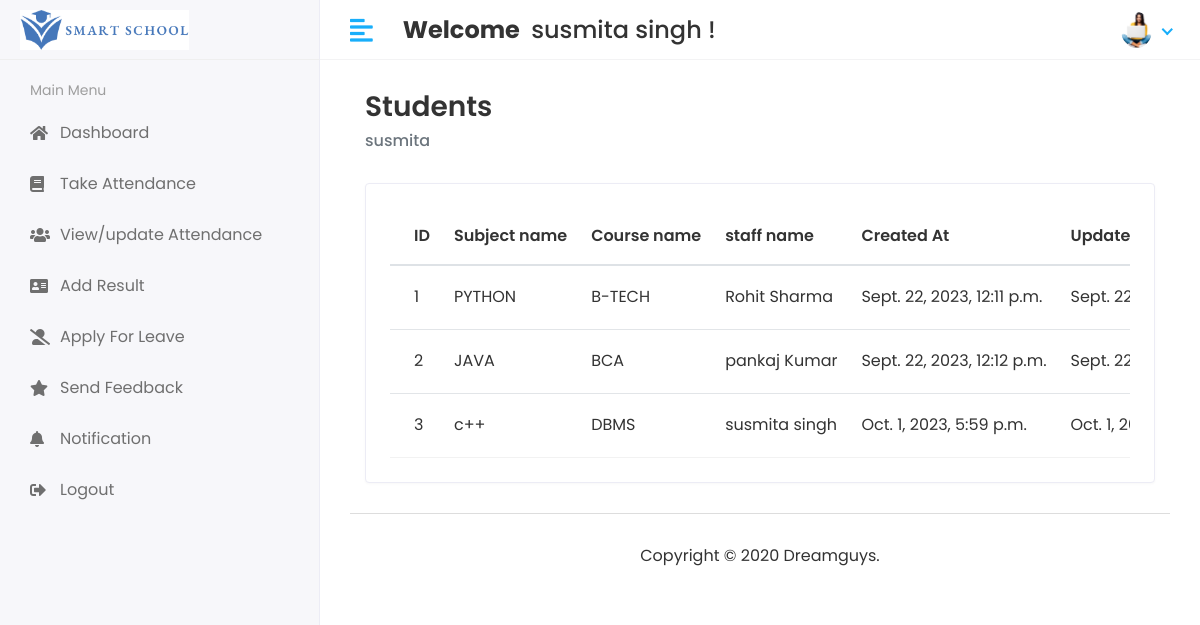
The page /view_subject (signed in) on the database its author committed.
### studentapp/models.py (models this page shows, shortened)
class CoustamUser(AbstractUser):
    User=(
        (1,'HOD'),
        (2,'STAFF'),
        (3,'STUDENT'),
    )
    user_type=models.CharField(choices=User,max_length=50,default=1)
    profile_pic=models.ImageField(upload_to='Media/profile_pic')

class Subject(models.Model):
    subject_name=models.CharField(max_length=50)
    course=models.ForeignKey(Course,on_delete=models.CASCADE,null=True)
    staff=models.ForeignKey(Staff,on_delete=models.CASCADE)
    created_at=models.DateTimeField(auto_now_add=True,null=True)
    update_at=models.DateTimeField(auto_now=True)

class Course(models.Model):
    course_name=models.CharField(max_length=100)
    created_at=models.DateTimeField(auto_now_add=True)
    update_at=models.DateTimeField(auto_now_add=True)
    def __str__(self):
        return self.course_name

class Staff(models.Model):
    admin=models.OneToOneField(CoustamUser,on_delete=models.CASCADE)
    address=models.TextField()
    gender=models.CharField(max_length=100)
    created_at=models.DateTimeField(auto_now_add=True)
    update_at=models.DateTimeField(auto_now_add=True)

### studentmagmentsystem/Hod_views.py (the view)
# urls.py: path('view_subject',Hod_views.view_subject,name='view_subject'),
@login_required(login_url='/')
def view_subject(request):
    subject=Subject.objects.all()
    context={
        'subject':subject,
    }
    return render(request,'hod/view_subject.html',context)

### templates/hod/view_subject.html (shortened to what this page needs)
{%extends 'base.html'%}
{% block content%}
<div class="content container-fluid">
    <div class="page-header">
       <div class="row align-items-center">
          <div class="col">
             <h3 class="page-title">Students</h3>
             <ul class="breadcrumb">
                <li class="breadcrumb-item active">{{user.first_name}}</li>
             </ul>
          </div>
       </div>
    </div>
    <div class="row">
       <div class="col-sm-12">
          <div class="card card-table">
             <div class="card-body">
                <div class="table-responsive">
                   <table class="table table-hover table-center mb-0 datatable">
                      <thead>
                         <tr>
                            <th>ID</th>
                            <th>Subject name</th>
                            <th>Course name</th>
                            <th>staff name</th>
                            <th>Created At</th>
                            <th>Update At</th>
                         </tr>
                      </thead>
                      <tbody>
                         {%for sub in subject %}
                         <tr>
                            <td>{{sub.id}}</td>
                            <td>{{sub.subject_name}}</td>
                            <td>{{sub.course}}</td>
                            <td>{{sub.staff.admin.first_name}}&nbsp;{{sub.staff.admin.last_name}}</td>
                            <td>{{sub.created_at}}</td>
                            <td>{{sub.update_at}}</td>
                         </tr>
                         {%endfor%}
                      </tbody>
                   </table>
                </div>
             </div>
          </div>
       </div>
    </div>
 </div>
{%endblock%}

### templates/includes/header.html (shortened to what this page needs)
{%load static%}
<div class="header">
   <div class="header-left">
      <a href="/hod" class="logo">
         <img src="{% static '/img/smartschool.png' %}" alt="Logo">
      </a>
   </div>
   <a href="javascript:void(0);" id="toggle_btn">
      <i class="fas fa-align-left"></i>
   </a>
   <div class="top-nav-search mt-3">
      <h4>
         <strong style="text-align:center;">Welcome&nbsp;</strong>&nbsp;<span>{{user.first_name}} {{user.last_name}}</span>&nbsp;!
      </h4>
   </div>
   <ul class="nav user-menu">
      <li class="nav-item dropdown has-arrow">
         <a href="#" class="dropdown-toggle nav-link" data-toggle="dropdown">
            {% if user.profile_pic == "" %}
            <span class="user-img"><img class="rounded-circle" src="{%static '/img/image.png' %}" width="31"
                  alt=""></span>
            {%else%}
            <span class="user-img"><img class="rounded-circle" src="/{{user.profile_pic}}" width="31"
                  alt="{{user.first_name}}"></span>
            {%endif%}
         </a>
      </li>
   </ul>
</div>

### static/css/style.css (style rules this page uses)
html { height: 100%; }
body { background-color: #fff; color: #333; font-family: 'Poppins', sans-serif; font-size: 1rem; height: 100%; line-height: 1.5; overflow-x: hidden; }
h1, h2, h3, h4, h5, h6 { font-family: 'Poppins', sans-serif; margin-top: 0; }
a { color: #009ce7; }
input, button, a { transition: all 0.4s ease; -moz-transition: all 0.4s ease; -o-transition: all 0.4s ease; -ms-transition: all 0.4s ease; -webkit-transition: all 0.4s ease; }
ul, ol { padding: 0px; list-style: none; }
.table { color: #333; max-width: 100%; margin-bottom: 0; width: 100%; }
.table thead tr th { font-weight: 600; }
.table tbody tr { border-bottom: 1px solid rgba(0, 0, 0, 0.05); }
.table.table-center td, .table.table-center th { vertical-align: middle; }
.card-table .card-body .table > thead > tr > th { border-top: 0; }
.card-table .card-body .table tr td:first-child, .card-table .card-body .table tr th:first-child { padding-left: 1.5rem; }
.card-table .table td, .card-table .table th { border-top: 1px solid #e2e5e8; padding: 1rem 0.75rem; white-space: nowrap; }
.card { border: 1px solid #ececf5; box-shadow: 0 1px 3px 0 rgba(0, 0, 0, 0.03); margin-bottom: 1.875rem; }
.card-body { padding: 1.5rem; }
.header { background-color: #fff; border-bottom: 1px solid #f3f3f4; left: 0; position: fixed; right: 0; top: 0; z-index: 1001; height: 60px; }
.header .header-left { float: left; height: 60px; padding: 0 20px; position: relative; width: 320px; z-index: 1; transition: all 0.2s ease-in-out; background-color: #f7f7fa; border-bottom: 1px solid #efefef; border-right: 1px solid #ececf5; display: flex; align-items: center; }
.header .header-left .logo { display: inline-block; line-height: 60px; }
.header .header-left .logo img { max-height: 40px; width: auto; }
.header .dropdown-toggle:after { display: none; }
.header .has-arrow .dropdown-toggle:after { border-top: 0; border-left: 0; border-bottom: 2px solid #18aefa; border-right: 2px solid #18aefa; content: ''; height: 8px; display: inline-block; pointer-events: none; -webkit-transform-origin: 66% 66%; -ms-transform-origin: 66% 66%; transform-origin: 66% 66%; -webkit-transform: rotate(45deg); -ms-transform: rotate(45deg); transform: rotate(45deg); -webkit-transition: all 0.15s ease-in-out; transition: all 0.15s ease-in-out; width: 8px; vertical-align: 0px; }
.user-menu { float: right; margin: 0; position: relative; z-index: 99; padding-right: 15px; }
.user-menu.nav > li > a { color: #a0a0a0; font-size: 14px; line-height: 58px; padding: 0 15px; height: 60px; }
.user-img { margin-right: 3px; position: relative; }
.top-nav-search { float: left; margin-left: 15px; }
.page-header { margin-bottom: 1.875rem; }
.page-header .breadcrumb { background-color: transparent; color: #6c757d; font-size: 1rem; font-weight: 500; margin-bottom: 0; padding: 0; }
.page-title { font-size: 28px; font-weight: 600; color: #333; margin-bottom: 5px; }
@media (min-width: 992px) { #toggle_btn { align-items: center; color: #18aefa; display: inline-flex; float: left; font-size: 26px; height: 60px; justify-content: center; margin-left: 15px; padding: 0 15px; } }

### rows shown on the page
CoustamUser: first_name "susmita", last_name "singh", profile_pic (picture)
Subject: id "1", subject_name "PYTHON", course "B-TECH", staff.admin.first_name "Rohit", staff.admin.last_name "Sharma", created_at "Sept. 22, 2023, 12:11 p.m.", update_at "Sept.…"
Subject: id "2", subject_name "JAVA", course "BCA", staff.admin.first_name "pankaj", staff.admin.last_name "Kumar", created_at "Sept. 22, 2023, 12:12 p.m.", update_at "Sept.…"
Subject: id "3", subject_name "c++", course "DBMS", staff.admin.first_name "susmita", staff.admin.last_name "singh", created_at "Oct. 1, 2023, 5:59 p.m.", update_at "Oct. 1,…"
